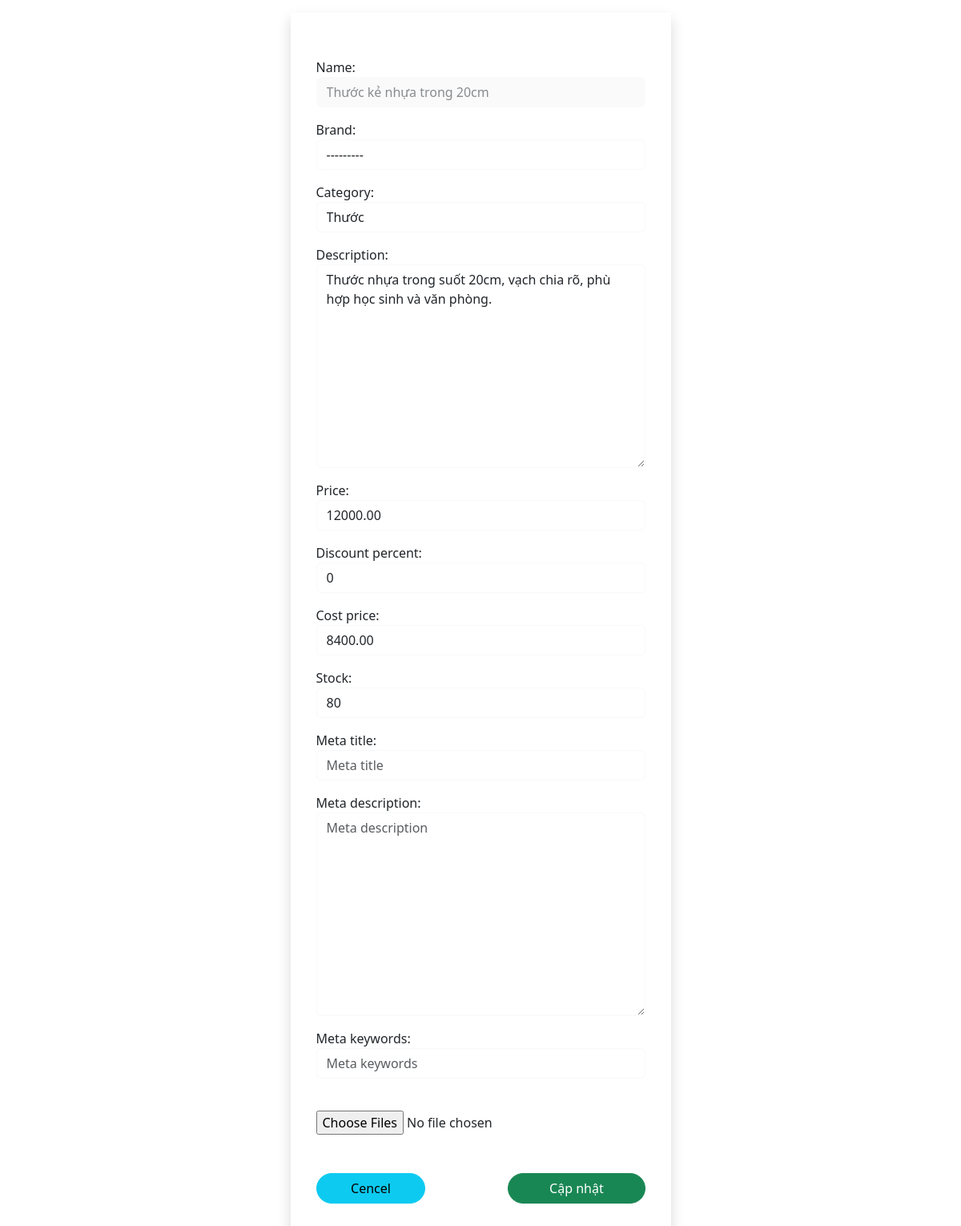
/product/thuoc-ke-nhua-trong-20cm/update/ (signed in), run on the app's committed database.
### store/models.py (models this page shows, shortened)
class Product(models.Model):
    name = models.CharField(max_length=255)
    category = models.ForeignKey(
        Category, on_delete=models.PROTECT, related_name="category_products"
    )
    brand = models.ForeignKey(
        Brand,
        on_delete=models.PROTECT,
        related_name="brand_products",
        null=True,
        blank=True,
    )
    slug = models.SlugField(unique=True, blank=True)
    description = models.TextField(blank=True)
    short_description = models.CharField(max_length=300, blank=True)
    price = models.DecimalField(max_digits=10, decimal_places=2)
    discount_percent = models.DecimalField(
        max_digits=5, decimal_places=0, default=Decimal("0")
    )
    cost_price = models.DecimalField(
        max_digits=10, decimal_places=2, default=Decimal("10.00")
    )
    stock = models.PositiveIntegerField(default=0)
    low_stock_threshold = models.PositiveIntegerField(default=5)
    track_stock = models.BooleanField(default=True)
    is_active = models.BooleanField(default=True)
    is_featured = models.BooleanField(default=False)
    is_sold = models.BooleanField(default=False)
    created_at = models.DateTimeField(auto_now_add=True)
    updated_at = models.DateTimeField(auto_now=True)
    create_by = models.ForeignKey(
        settings.AUTH_USER_MODEL,
        on_delete=models.CASCADE,
        related_name="products",
        blank=True,
        null=True,
    )
    meta_title = models.CharField(max_length=200, blank=True)
    meta_description = models.TextField(max_length=500, blank=True)
    meta_keywords = models.CharField(max_length=300, blank=True)
    objects = models.Manager()
    active = ActiveManager()
    class Meta:
        ordering = ["-created_at"]

class Brand(models.Model):
    name = models.CharField(max_length=255)
    slug = models.SlugField(unique=True, blank=True)
    def __str__(self):
        return self.name

class Category(ImageOptimizationsMixin, MPTTModel):
    name = models.CharField(max_length=255)
    parent = TreeForeignKey(
        "self", on_delete=models.CASCADE, null=True, blank=True, related_name="children"
    )
    slug = models.SlugField(unique=True, blank=True)
    icon_code = models.CharField(max_length=150, blank=True)
    image = models.ImageField(upload_to=original_upload_path, blank=True, null=True)
    is_active = models.BooleanField(default=True, db_default=True)
    is_featured = models.BooleanField(default=False)
    display_order = models.IntegerField(default=0)
    created_at = models.DateTimeField(auto_now_add=True)
    update_at = models.DateTimeField(auto_now=True)
    meta_title = models.CharField(max_length=200, blank=True)
    meta_description = models.TextField(max_length=500, blank=True)
    meta_keywords = models.CharField(max_length=300, blank=True)
    objects = models.Manager()
    active = ActiveManager()
    class MPTTMeta:
        order_insertion_by = ["display_order", "name"]
    class Meta:
        verbose_name_plural = "Categories"
        ordering = ["display_order", "name"]
    def __str__(self):
        return self.name

### store/views.py (the view, shortened to what this page needs)
class ProductUpdateView(RoleRequiredMixin, SuccessMessageMixin, UpdateView):
    model = Product
    form_class = ProductUpdateForm
    slug_field = "slug"
    success_message = "Update product successfully!"
    template_name = "store/products/product_update_form.html"

### store/forms.py
class ProductUpdateForm(BootstrapModelForm):
    class Meta:
        model = Product
        fields = [
            "name",
            "brand",
            "category",
            "description",
            "price",
            "discount_percent",
            "cost_price",
            "stock",
            "meta_title",
            "meta_description",
            "meta_keywords",
        ]
    def __init__(self, *args, **kwargs):
        super().__init__(*args, **kwargs)
        self.lock_specific_fields(["name"])  # Bảo vệ tên sản phẩm khi update

### gtbooks/context_processors.py (called while the page is built)
def site_info(request):
    current_site = get_current_site(request)
    return {
        "site_name": current_site.name,
        "site_domain": current_site.domain,
    }

def nav_categories(request):
    from store.models import Category
    return {
        "nav_categories": Category.active.filter(parent__isnull=True)
        .prefetch_related("children")
        .order_by("display_order", "name")
    }

### store/forms.py (called while the page is built)
    def lock_specific_fields(self, locked_fields):
        if self.instance and self.instance.pk:
            for field_name in locked_fields:
                if field_name in self.fields:
                    self.fields[field_name].widget.attrs.update(
                        {
                            "readonly": True,
                            "class": "form-control bg-light text-muted",
                            "style": "opacity: 0.7; cursor: not-allowed;",
                        }
                    )

### store/models.py (called while the page is built)
    def get_queryset(self):
        return super().get_queryset().filter(is_active=True)

### tools/required_role.py (called while the page is built)
    def dispatch(self, request, *args, **kwargs):
        if not request.user.is_authenticated:
            raise PermissionDenied()
        if request.user.is_superuser:
            return super().dispatch(request, *args, **kwargs)
        if request.user.role in self.allowed_roles:
            return super().dispatch(request, *args, **kwargs)
        raise PermissionDenied()

### templates/store/products/product_update_form.html (shortened to what this page needs)
{% extends 'base.html' %}
{% block content %}
  <div class="container-fluild d-flex justify-content-center mt-3">
    <div class="shadow p-3 py-4">
      <div class="p-3">
        <form action="{% url 'store:product_update' object.slug %}" method="post" enctype="multipart/form-data">
          {{ form.as_p }}
          <br />
          <input type="file" name="images" multiple required onchange="previewImages(event)" />
          <div class="d-flex justify-content-between align-items-center mt-5">
            <a class="btn btn-info rounded-pill col-4 me-2" href="">Cencel</a>
            <input class="btn btn-success rounded-pill col-5" type="submit" value="Cập nhật" />
          </div>
        </form>
      </div>
    </div>
  </div>
{% endblock %}

### static/core/css/main.css (style rules this page uses)
body { font-family: var(--bs-font-sans-serif); background-color: #fff; }
a, button, .btn, .card, .nav-link { transition: background-color 0.25s ease, color 0.2s ease; }

### static/core/css/base.css (style rules this page uses)
:root { --bs-primary: #278aae; --bs-primary-rgb: 39, 138, 174; --bs-secondary: #e2e2e2; --bs-secondary-rgb: 226, 226, 226; --bs-success-rgb: 25, 135, 84; --bs-info-rgb: 82, 192, 238; --bs-warning-rgb: 255, 193, 7; --bs-danger-rgb: 220, 53, 69; --bs-light-rgb: 248, 249, 250; --bs-dark-rgb: 33, 37, 41; --bs-white: #fff; --bs-black: #000; --bs-body-color: #212529; --bs-body-bg: #fff; --bs-font-sans-serif: system-ui, -apple-system, "Segoe UI", Roboto, "Helvetica Neue", Arial, sans-serif, "Apple Color Emoji", "Segoe UI Emoji", "Segoe UI Symbol"; --bs-success: #198754; --bs-info: #52c0ee; --bs-blue: #214468; --bs-warning: #ffc107; --bs-danger: #d41f31; --bs-light: #f8f9fa; --bs-dark: #212529; --bs-yellow: #f7e1ae; --bs-box-shadow: 0 0.5rem 1rem rgba(0, 0, 0, 0.15); --bs-input-box-shadow: inset 0 0.075rem 0.15rem rgba(0, 0, 0, 0.15); --sidebar-width: 260px; --bg-body: #f4f7f9; --bg-hover: #667eea; --accent-color: var(--bs-primary); }

### static/registration/css/profile.css (style rules this page uses)
.form-control, .form-select { border-color: var(--bs-light); }

### data on the page
Product: name "Thước kẻ nhựa trong 20cm", brand "---------", category "Thước", description "Thước nhựa trong suốt 20cm, vạch chia rõ, phù hợp học sinh và văn phòng.", price "12000.00", discount_percent "0", cost_price "8400.00", stock "80"
